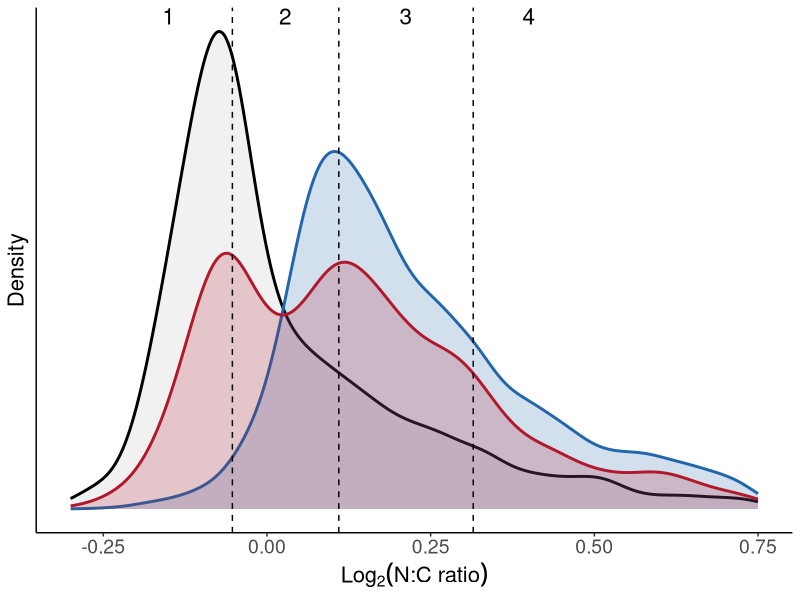
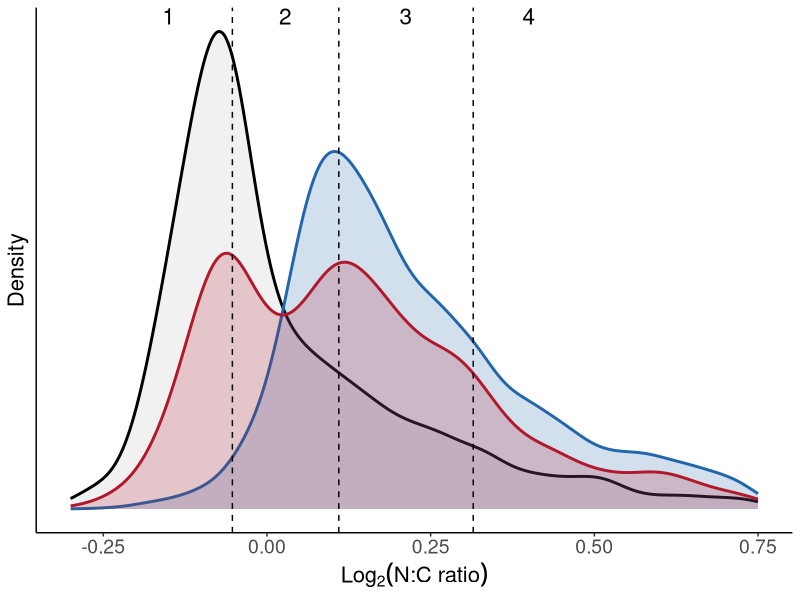

Source code (R) for these figures, in order:
## ---- chunk 1
library(ggplot2)
library(reshape2)

## ---- chunk 2
data = read.csv('../data/filtered_NLS_library_values.csv')

table(data[,'condition']) # number of cells in each condition
## ---- chunk 3
xaxistitle = expression(Log["2"]*('N:C ratio'))

data$condition = factor(data$condition, levels = c('no NLS', 'Wild-type SV40 NLS', 'SV40 NLS library') , ordered = T)

bin_labels = data.frame(xvals = c(-0.15,mean(c(log2(0.964), log2(1.079))), mean(c(log2(1.079), log2(1.244))), 0.4),
                        labels = c('1','2','3','4'))

ggplot(data, aes(x = nc_ratio, color = condition)) + 
  geom_density(size = 1, alpha = 0.2, aes(fill = condition)) +
  geom_text(data = bin_labels, aes(x = xvals, label = labels), y = Inf, color = 'black', vjust = 1, size = 16 * 5 /14) +
  theme_classic() +
  theme(axis.text=element_text(size=14), 
        axis.title=element_text(size=16),
        axis.text.y=element_blank(),
        axis.ticks.y=element_blank()) +
  ylab('Density') +
  xlab(xaxistitle) +
  scale_color_manual(values = c('#000000', '#2166ac', '#b2182b')) +
  scale_fill_manual(values = c('#bababa', '#2166ac', '#b2182b')) +
  geom_vline(xintercept = c(log2(0.964), log2(1.079), log2(1.244)), linetype = 'dashed', size = 0.5) +
  xlim(-0.3, 0.75) +
  guides(color = FALSE, fill = FALSE)

ggsave('F2B.png', dpi = 900, width = 3.25, height = 2.5)
